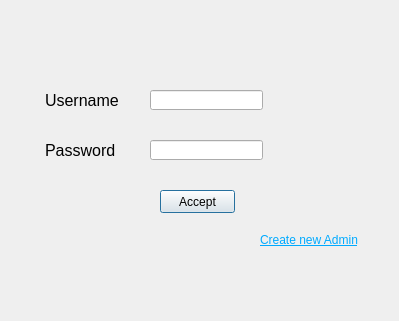
<?xml version="1.0" encoding="UTF-8"?>
<ui version="4.0">
 <class>LoginAdmin</class>
 <widget class="QDialog" name="LoginAdmin">
  <property name="geometry">
   <rect>
    <x>0</x>
    <y>0</y>
    <width>399</width>
    <height>321</height>
   </rect>
  </property>
  <property name="windowTitle">
   <string>Dialog</string>
  </property>
  <property name="windowIcon">
   <iconset resource="Resources.qrc">
    <normaloff>:/imgs/digital-airline.jpg</normaloff>:/imgs/digital-airline.jpg</iconset>
  </property>
  <property name="styleSheet">
   <string notr="true"/>
  </property>
  <widget class="QLabel" name="label">
   <property name="geometry">
    <rect>
     <x>45</x>
     <y>90</y>
     <width>81</width>
     <height>20</height>
    </rect>
   </property>
   <property name="font">
    <font>
     <pointsize>12</pointsize>
    </font>
   </property>
   <property name="text">
    <string>Username</string>
   </property>
  </widget>
  <widget class="QLabel" name="label_2">
   <property name="geometry">
    <rect>
     <x>45</x>
     <y>140</y>
     <width>71</width>
     <height>21</height>
    </rect>
   </property>
   <property name="font">
    <font>
     <pointsize>12</pointsize>
    </font>
   </property>
   <property name="text">
    <string>Password</string>
   </property>
  </widget>
  <widget class="QLabel" name="label_3">
   <property name="geometry">
    <rect>
     <x>260</x>
     <y>230</y>
     <width>101</width>
     <height>20</height>
    </rect>
   </property>
   <property name="font">
    <font>
     <underline>true</underline>
    </font>
   </property>
   <property name="styleSheet">
    <string notr="true">color: rgb(0, 170, 255);</string>
   </property>
   <property name="text">
    <string>Create new Admin</string>
   </property>
  </widget>
  <widget class="QLineEdit" name="lineEdit">
   <property name="geometry">
    <rect>
     <x>150</x>
     <y>90</y>
     <width>113</width>
     <height>20</height>
    </rect>
   </property>
  </widget>
  <widget class="QLineEdit" name="lineEdit_2">
   <property name="geometry">
    <rect>
     <x>150</x>
     <y>140</y>
     <width>113</width>
     <height>20</height>
    </rect>
   </property>
  </widget>
  <widget class="QPushButton" name="pushButton">
   <property name="geometry">
    <rect>
     <x>160</x>
     <y>190</y>
     <width>75</width>
     <height>23</height>
    </rect>
   </property>
   <property name="text">
    <string>Accept</string>
   </property>
  </widget>
 </widget>
 <resources>
  <include location="Resources.qrc"/>
 </resources>
 <connections/>
</ui>
